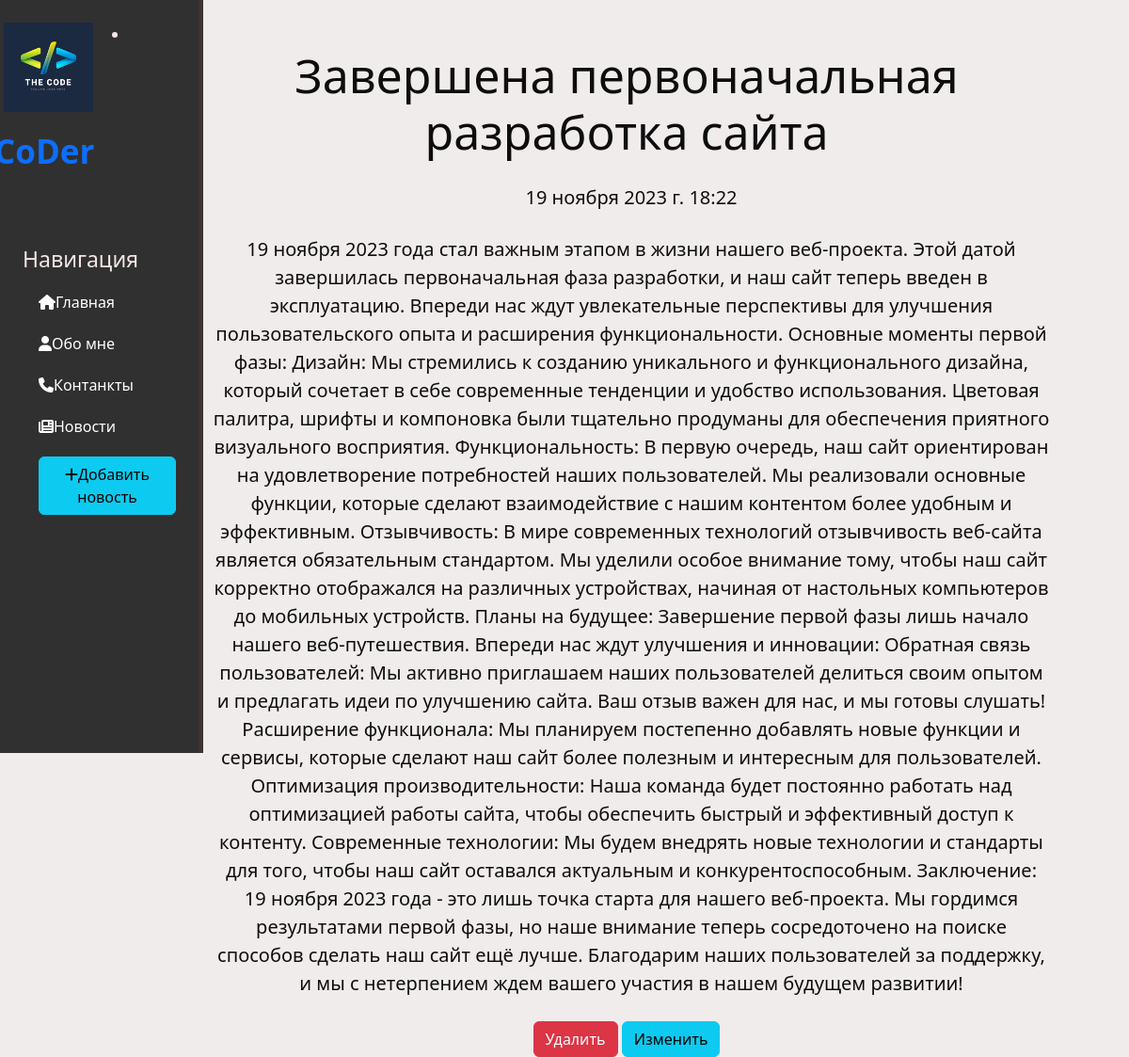
Screenshot of /news/8 with the database file from the repository.
### news/models.py (models this page shows, shortened)
class Articels(models.Model):
    title = models.CharField('Нaзвание ', max_length=50)
    anons = models.CharField('Анонс ', max_length=250)
    stt = models.TextField('Статья ')
    date = models.DateTimeField('Дата публикации ')
    class Meta:
        verbose_name = 'Новость'
        verbose_name_plural = 'Новости'

### news/views.py (the view)
# urls.py: path('<int:pk>', views.NewsDatailView.as_view(), name= 'news_datail'),
class NewsDatailView(DetailView):
    model = Articels
    template_name = 'news/datail_view.html'
    context_object_name = 'articles'

### news/templates/news/datail_view.html (shortened to what this page needs)
{% extends 'main/layout.html' %}
{% block content %}
    <div class="Futhe">
        <h1>{{ articles.title }}</h1>
        <p>{{ articles.date }}</p>
        <p>{{ articles.stt }}</p>
        <a href="{% url 'news_delete' articles.id %}" class="btn btn-danger">Удалить</a>
        <a href="{% url 'news_update' articles.id %}" class="btn btn-info">Изменить</a>
    </div>
{% endblock %}

### static/main/css/notmain.css (style rules this page uses)
body { background: #f1ecec; }
a { text-decoration: none; }
main .Futhe { float: left; color: #0e0d0d; margin-top: 50px; text-align: center; width: 75%; }
main .Futhe h1 { font-size: 50px; }
main .Futhe p { max-width: 1200px; margin: 25px auto; margin-left: 10px; font-size: 20px; }

### rows the page displays
Articels: title "Завершена первоначальная разработка сайта", date "19 ноября 2023 г. 18:22", stt "19 ноября 2023 года стал важным этапом в жизни нашего веб-проекта. Этой датой завершилась первоначальная фаза разработки, и наш сайт теперь введен в эксплуатацию. Впереди нас ждут увлекательные перспективы для улучшения пользовательского опыта и расширения функциональности. Основные моменты первой фазы: Дизайн: Мы стремились к созданию уникального и функционального дизайна, который сочетает в себе современные тенденции и удобство использования. Цветовая палитра, шрифты и компоновка были тщательно продуманы для обеспечения приятного визуального восприятия. Функциональность: В первую очередь, наш сайт ориентирован на удовлетворение потребностей наших пользователей. Мы реализовали основные…"
